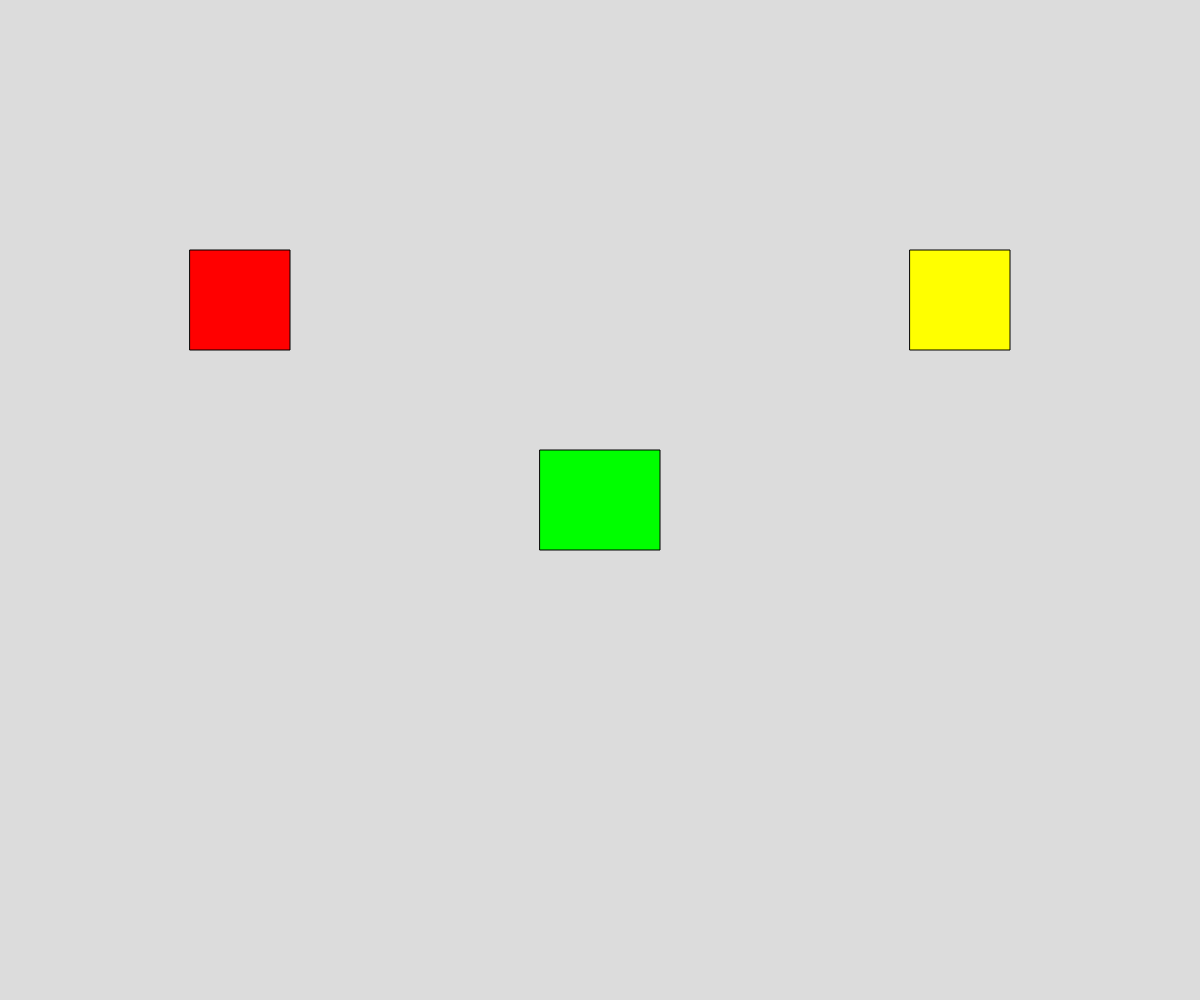
Frame 1 (no input)
Frame 60 (no input): identical to frame 1, image omitted
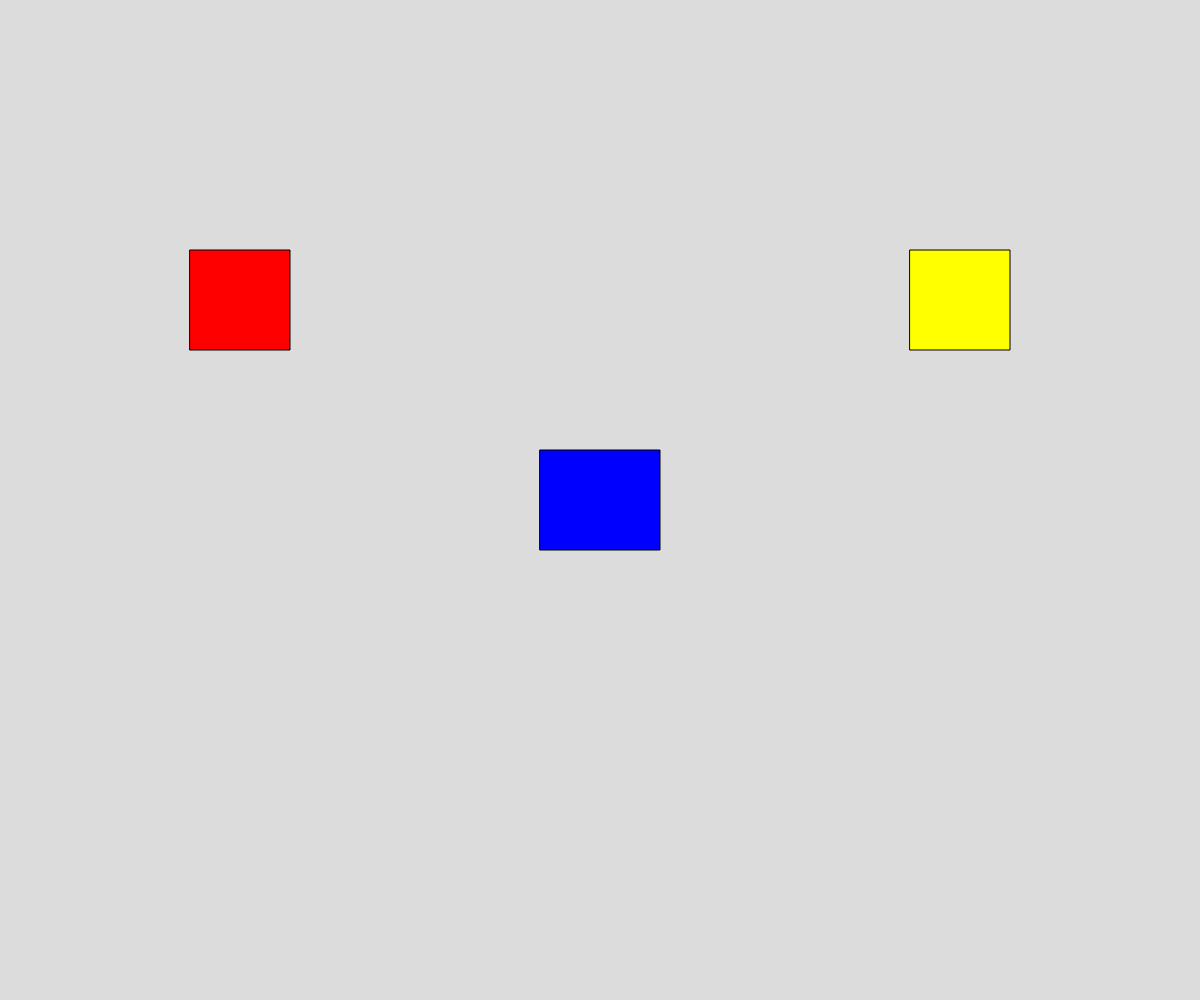
Frame 120 (the mouse pressed at the canvas centre since frame 60)

The p5.js sketch that drew these frames (run headless with seeded random() and noise() and a simulated clock; from frame 60 on, the mouse is pressed at the canvas centre):

// p5.js sketch
// ── sketch.js
/*
Name: Jayden Galarza
Title: Responsive Rectangle World
Instructions: Move your mouse over the rectangles to change their colors.
Building from: Previous responsive rectangle sketch (add its short study number)
*/

// Create variables for the three rectangles
let box1;
let box2;
let box3;

function setup() {
  // Create a canvas that fits the window
  createCanvas(windowWidth, windowHeight);

  // Create three rectangle objects
  box1 = new Rectangle(0.2, 0.3, 100, 100, 255, 0, 0);
  box2 = new Rectangle(0.5, 0.5, 120, 100, 0, 255, 0);
  box3 = new Rectangle(0.8, 0.3, 100, 100, 255, 255, 0);
}

function draw() {
  background(220);

  // Update and display each rectangle
  box1.updateColor();
  box1.display();

  box2.updateColor();
  box2.display();

  box3.updateColor();
  box3.display();
}

// Create the Rectangle class
class Rectangle {

  // Set up the rectangle's starting information
  constructor(x, y, w, h, r, g, b) {
    this.x = x;
    this.y = y;
    this.w = w;
    this.h = h;

    // Store the original color
    this.r = r;
    this.g = g;
    this.b = b;

    this.currentColor = color(r, g, b);
  }

  // Method 1: Check if the mouse is over the rectangle
  updateColor() {
    let actualX = width * this.x;
    let actualY = height * this.y;

    if (
      mouseX > actualX - this.w / 2 &&
      mouseX < actualX + this.w / 2 &&
      mouseY > actualY - this.h / 2 &&
      mouseY < actualY + this.h / 2
    ) {
      this.currentColor = color(0, 0, 255);
    } else {
      this.currentColor = color(this.r, this.g, this.b);
    }
  }

  // Method 2: Draw the rectangle
  display() {
    fill(this.currentColor);

    rectMode(CENTER);
    rect(width * this.x, height * this.y, this.w, this.h);
  }
}

// Resize the canvas when the window changes size
function windowResized() {
  resizeCanvas(windowWidth, windowHeight);
}
